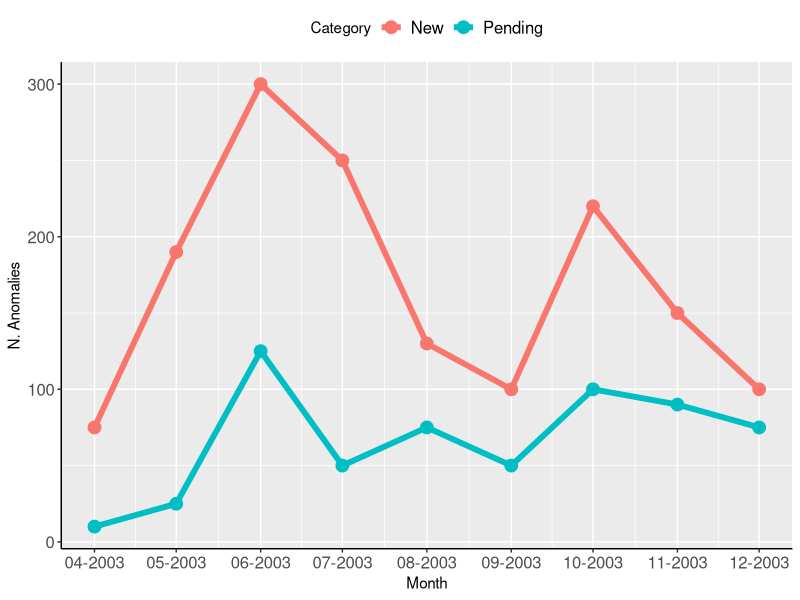

R code for this plot:
datafn<-read.csv('data/datagridbugzilla.csv', header=TRUE)
names(datafn)
str(datafn)

datafn$Date<-as.Date(datafn$Date)

library(ggplot2)
library(scales)
p<-ggplot(data=datafn, aes(x=Date,y=Anomalies, color=factor(Category))) +
  geom_point(size=4) +
  geom_line(size=2) +
  labs(y='N. Anomalies',color='Category', x='Month') +
  scale_x_date(labels=date_format('%m-%Y'), date_breaks='1 month') +
  theme(legend.key = element_rect(fill = "white", colour = "white"),
        axis.text=element_text(size=12),
        axis.line = element_line(colour = "black"),
        legend.position="top",
        legend.text=element_text(size=12))
  
p